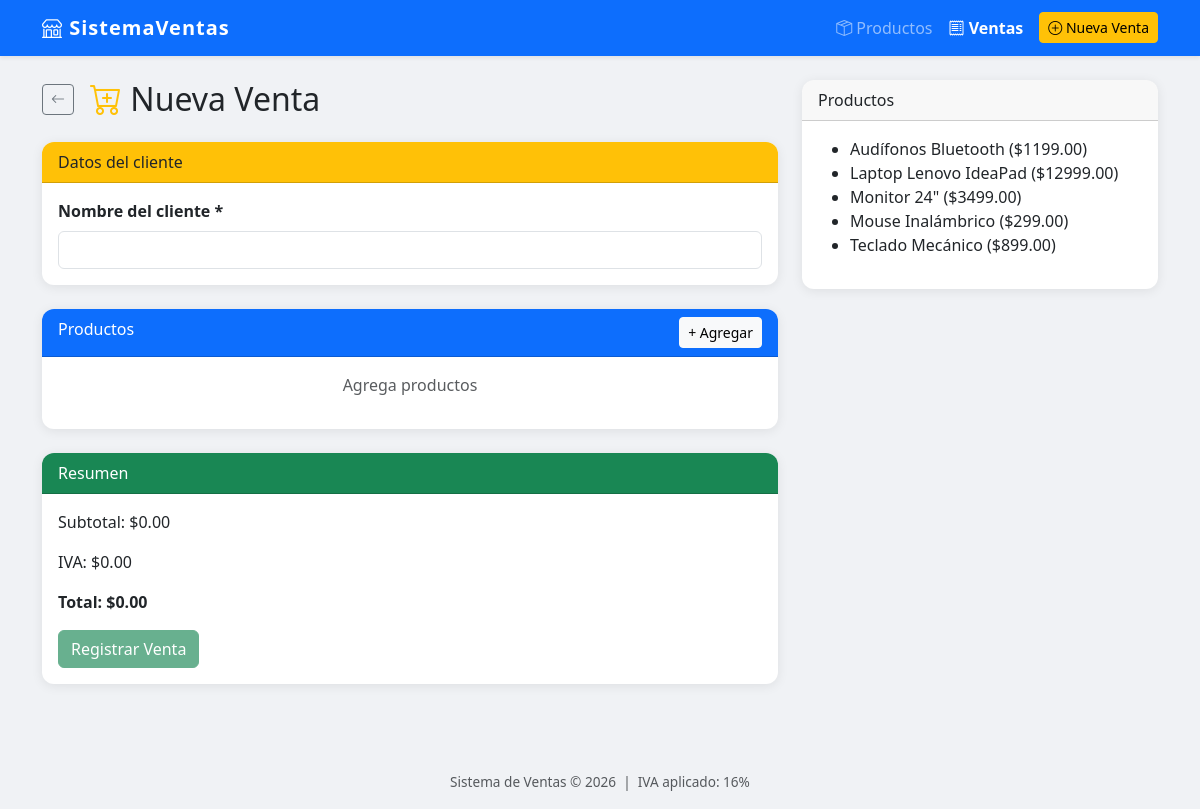
Screenshot of /index.php?controller=ventas&action=nueva with the database file from the repository.
### tables this page shows
CREATE TABLE IF NOT EXISTS productos (
    id          INT          UNSIGNED AUTO_INCREMENT PRIMARY KEY,
    nombre      VARCHAR(120) NOT NULL,
    descripcion TEXT         NOT NULL,
    precio      DECIMAL(10,2) NOT NULL CHECK (precio >= 0),
    stock       INT          UNSIGNED NOT NULL DEFAULT 0,
    creado_en   TIMESTAMP    DEFAULT CURRENT_TIMESTAMP
);

### controllers/VentaController.php (called while the page is built, shortened)
<?php
class VentaController {
    private Producto $modelProducto;
    public function __construct() {
        $this->modelProducto = new Producto();
    }
    public function nueva(): void {
        $productos = $this->modelProducto->getAll();
        $old = [
            'cliente' => '',
            'producto_id' => [],
            'cantidad' => []
        ];
        require 'views/ventas/nueva.php';
    }
}

### index.php (called while the page is built, shortened)
<?php
require_once 'config/database.php';
require_once 'models/Producto.php';
require_once 'controllers/VentaController.php';
$controller = isset($_GET['controller']) ? trim($_GET['controller']) : 'productos';
$action     = isset($_GET['action'])     ? trim($_GET['action'])     : 'index';
switch ($controller) {
    case 'ventas':
        $ctrl = new VentaController();
        break;
}
$ctrl->$action();

### config/database.php (called while the page is built, shortened)
<?php
class Database {
    private static $instance = null;
    public static function getConnection(): PDO {
        if (self::$instance === null) {
            $dsn = "mysql:host=" . DB_HOST
                 . ";dbname=" . DB_NAME
                 . ";charset=" . DB_CHARSET;
            try {
                self::$instance = new PDO($dsn, DB_USER, DB_PASS, [
                    PDO::ATTR_ERRMODE            => PDO::ERRMODE_EXCEPTION,
                    PDO::ATTR_DEFAULT_FETCH_MODE => PDO::FETCH_ASSOC,
                    PDO::ATTR_EMULATE_PREPARES   => false,
                ]);
            } catch (PDOException $e) {
                die('<div style="font-family:sans-serif;padding:2rem;color:red;">
                    <h2>Error de conexión a la base de datos</h2>
                    <p>' . htmlspecialchars($e->getMessage()) . '</p>
                    <p>Verifica que MySQL esté activo y que hayas importado <code>database.sql</code>.</p>
                </div>');
            }
        }
        return self::$instance;
    }
}

### models/Producto.php (called while the page is built, shortened)
<?php
class Producto {
    private PDO $db;
    public function __construct() {
        $this->db = Database::getConnection();
    }
    public function getAll(): array {
        $stmt = $this->db->query("SELECT * FROM productos ORDER BY nombre");
        return $stmt->fetchAll();
    }
}

### views/ventas/nueva.php (the view, shortened to what this page needs)
<?php
require 'views/layout/header.php';
$old = $old ?? [
    'cliente' => '',
    'producto_id' => [],
    'cantidad' => []
];
?>
<div class="row">
<div class="col-lg-8">
<div class="d-flex align-items-center mb-4">
    <a href="index.php?controller=ventas" class="btn btn-outline-secondary btn-sm me-3">
        <i class="bi bi-arrow-left"></i>
    </a>
    <h2 class="mb-0"><i class="bi bi-cart-plus text-warning"></i> Nueva Venta</h2>
</div>
<form method="POST" action="index.php?controller=ventas&action=registrar" id="formVenta">
<div class="card mb-4">
    <div class="card-header bg-warning text-dark">Datos del cliente</div>
    <div class="card-body">
        <label class="form-label fw-semibold">Nombre del cliente *</label>
        <input type="text" name="cliente" class="form-control"
               value="<?= htmlspecialchars($old['cliente']) ?>">
    </div>
</div>
<div class="card mb-4">
    <div class="card-header bg-primary text-white d-flex justify-content-between">
        <span>Productos</span>
        <button type="button" class="btn btn-sm btn-light" id="btnAgregar">
            + Agregar
        </button>
    </div>
    <div class="card-body">
        <p id="sinProductos" class="text-muted text-center">
            Agrega productos
        </p>
    </div>
</div>
<div class="card mb-4">
    <div class="card-header bg-success text-white">Resumen</div>
    <div class="card-body">
        <p>Subtotal: <span id="resSubtotal">$0.00</span></p>
        <p>IVA: <span id="resIva">$0.00</span></p>
        <p><strong>Total: <span id="resTotal">$0.00</span></strong></p>
        <button type="submit" class="btn btn-success" id="btnRegistrar" disabled>
            Registrar Venta
        </button>
    </div>
</div>
</form>
</div>
<div class="col-lg-4">
<div class="card">
    <div class="card-header">Productos</div>
    <div class="card-body">
        <ul>
        <?php foreach ($productos as $p): ?>
            <li><?= htmlspecialchars($p['nombre']) ?> ($<?= $p['precio'] ?>)</li>
        <?php endforeach; ?>
        </ul>
    </div>
</div>
</div>
</div>
<?php require 'views/layout/footer.php'; ?>

### views/layout/header.php (style rules this page uses)
body { background-color: #f0f2f5; }
.card { border: none; border-radius: 12px; box-shadow: 0 2px 12px rgba(0,0,0,.08); }
.card-header { border-radius: 12px 12px 0 0 !important; }

### rows the page displays
productos: nombre "Audífonos Bluetooth", precio "1199.00"
productos: nombre "Laptop Lenovo IdeaPad", precio "12999.00"
productos: nombre "Monitor 24\"", precio "3499.00"
productos: nombre "Mouse Inalámbrico", precio "299.00"
productos: nombre "Teclado Mecánico", precio "899.00"
